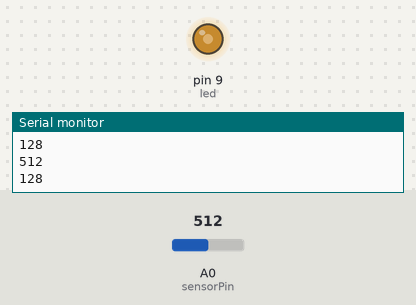
Bench run of a sketch on a simulated Arduino Uno, built with avr-gcc and run on an emulated ATmega328P. Shown: output pins drawn as LEDs (lit = HIGH), the last lines printed to the serial monitor. The inputs (shaded band) are chosen by the test bench; at power-on: A0 (sensorPin) = 512.

Above: at 1.3 s.
1.4 s: A0 (sensorPin) set to 306
At 2.7 s:
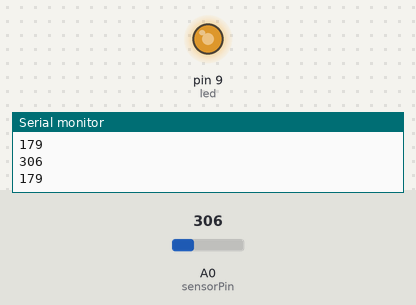
3.0 s: A0 (sensorPin) set to 122
At 4.0 s:
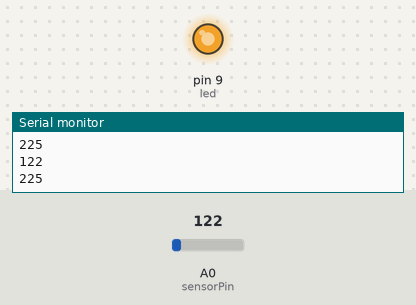
4.5 s: A0 (sensorPin) set to 900
At 5.3 s:
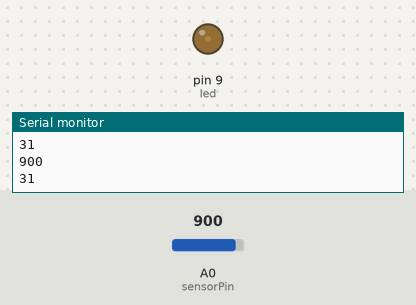
6.0 s: A0 (sensorPin) set to 1023
At 6.4 s:
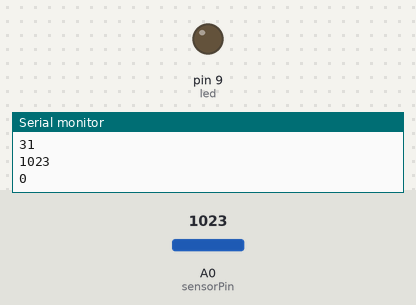
7.5 s: A0 (sensorPin) set to 511
At 8.8 s:
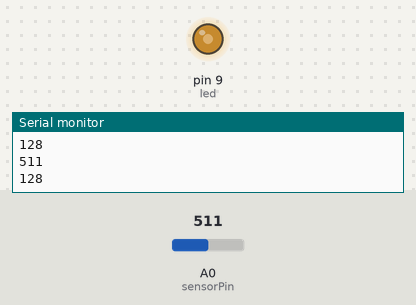
Timing chart, 0 to 10.0 s (numbered marks = the images above; inputs shaded):
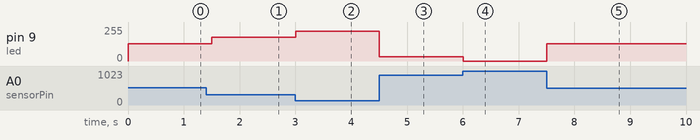

The sketch:

lab05_crepuscolare.ino
```cpp
/*
Per ottenere l'effetto desiderato bisogna invertire il
comportamento "naturale" della funzione map.
Il LED si accende con un'intensità inversamente proporzionale
al valore letto dalla fotoresistenza.
Sembra non funzionare? Proviamo ad applicare la mappa solo ai valori
rilevati dalla fotoresistenza nelle condizioni in cui proviamo,
come nello sketch lab05b
*/

int sensorPin = A0;                  // Promemoria: su quale pin (analogico) è il sensore?
int led = 9;                         // Promemoria: su quale pin (digitale, ma PWM) è il LED?

void setup() {
  Serial.begin(9600);                // Apro la comunicazione sulla porta seriale
  pinMode(led, OUTPUT);              // il pin "led" è un rubinetto
}

void loop() {
  int val = analogRead(sensorPin);   // Salvo il valore letto dal sensore nella variabile val
  Serial.println(val);               // Stampo il valore val sulla porta seriale
  int quantaLuce = map(val, 0, 1023, 255, 0); // Riporto il valore a un intervallo accettabile per il LED
  Serial.println(quantaLuce);        // Stampo il valore quantaLuce sulla porta seriale
  analogWrite(led, quantaLuce);      // Faccio uscire un po' di acqua dal rubinetto
  delay(500);                        // Aspetto mezzo secondo
}
```

Measured:
- after the input at 1.4 s, pin 9 (led): 128/255 → 179/255 after 0.10 s
- after the input at 3.0 s, pin 9 (led): 179/255 → 225/255 at once
- after the input at 4.5 s, pin 9 (led): 225/255 → 31/255 at once
- after the input at 6.0 s, pin 9 (led): 31/255 → 0/255 at once
- after the input at 7.5 s, pin 9 (led): 0/255 → 128/255 at once
